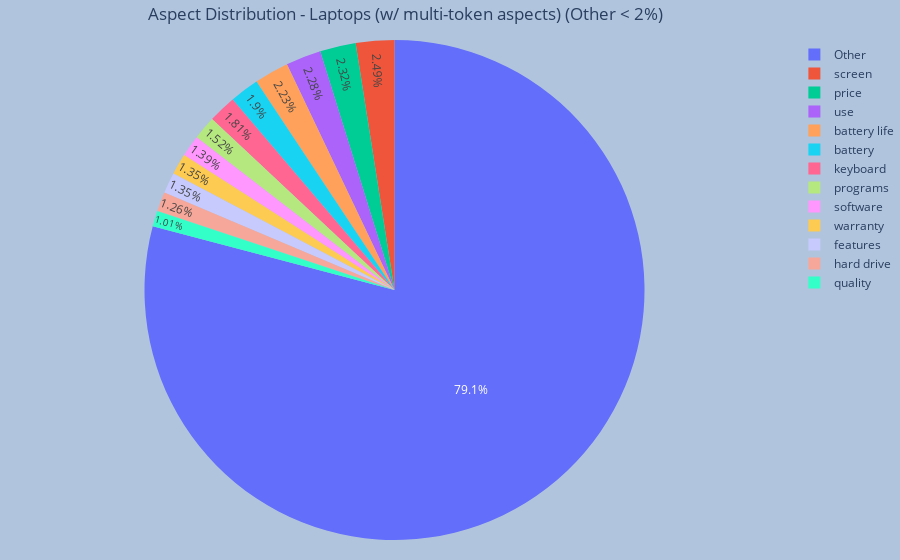

Notebook source saved alongside this figure:
### Code cell
aspect_dist("lap_multi", lemmas=False)

### Figure 1 — Plotly figure (JSON) as saved in the notebook; plotly's stock layout.template omitted (floating-point values rounded to 4 significant figures)
{"data": [{"domain": {"x": [0, 1], "y": [0, 1]}, "hovertemplate": "aspect=%{label}<br>count=%{value}<extra></extra>", "labels": ["Other", "screen", "price", "use", "battery life", "battery", "keyboard", "programs", "software", "warranty", "features", "hard drive", "quality"], "legendgroup": "", "name": "", "showlegend": true, "textposition": "inside", "type": "pie", "values": [1877, 59, 55, 54, 53, 45, 43, 36, 33, 32, 32, 30, 24]}], "layout": {"legend": {"tracegroupgap": 0}, "margin": {"b": 20, "l": 10, "r": 1, "t": 40}, "paper_bgcolor": "LightSteelBlue", "title": {"text": "Aspect Distribution - Laptops (w/ multi-token aspects) (Other < 2%)", "x": 0.45}}}
